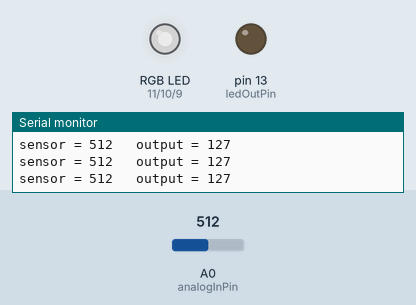
A sketch run on a simulated Arduino Uno, built with avr-gcc and run on an emulated ATmega328P. On the bench: an RGB LED mixed from three pins (HIGH = lit), output pins drawn as LEDs (lit = HIGH), the last lines printed to the serial monitor. The test bench sets the inputs (shaded band); at power-on: A0 (analogInPin) = 512. Dim RGB values are drawn brighter than linear.

Above: at 1.3 s.
1.4 s: A0 (analogInPin) set to 716
At 2.2 s:
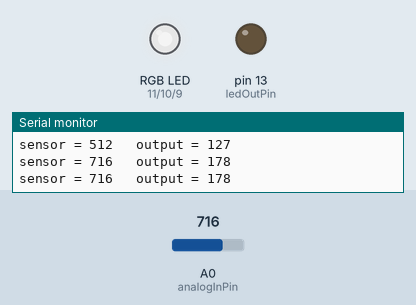
3.0 s: A0 (analogInPin) set to 900
At 3.4 s:
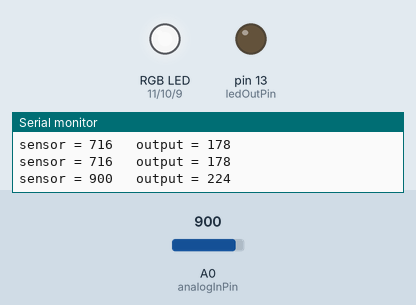
4.5 s: A0 (analogInPin) set to 1023
At 5.7 s:
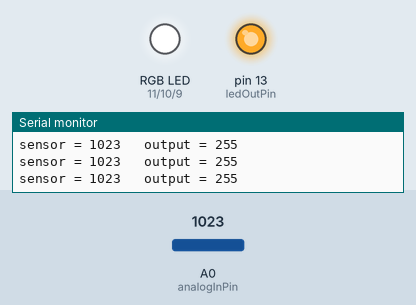
6.0 s: A0 (analogInPin) set to 122
At 7.0 s:
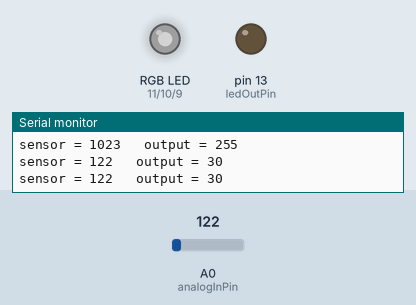
7.5 s: A0 (analogInPin) set to 0
At 8.2 s:
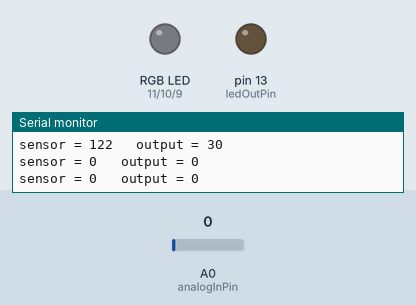
9.0 s: A0 (analogInPin) set to 511
At 9.4 s:
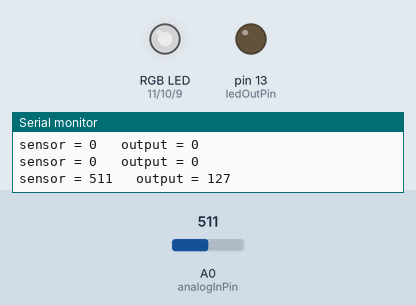
Timing chart, 0 to 11.5 s (numbered marks = the images above; inputs shaded):
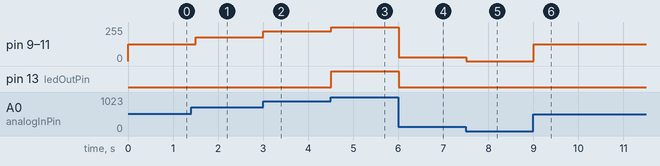

The sketch:

tutorial_lightSensor.ino
```cpp
const int analogInPin = A0;
const int ledOutPin = 13;

const int redPin = 11;
const int greenPin = 10;
const int bluePin = 9;

int sensorValue = 0;
int outputValue = 0;

void setup() {
  pinMode(ledOutPin, OUTPUT);
  pinMode(redPin, OUTPUT);
  pinMode(greenPin, OUTPUT);
  pinMode(bluePin, OUTPUT);
  Serial.begin(9600);
}

void loop() {
  sensorValue = analogRead(analogInPin);
  outputValue = map(sensorValue, 0, 1023, 0, 255);
  //analogWrite(ledOutPin, outputValue);

  Serial.print("sensor = ");
  Serial.print(sensorValue);
  Serial.print("\t output = ");
  Serial.println(outputValue);


 setColor(outputValue, outputValue, outputValue);

  if (sensorValue > 900) {
    digitalWrite(ledOutPin, HIGH);

  } else {
    digitalWrite(ledOutPin, LOW);
  }

  delay(500);


}

void setColor(int red, int green, int blue)
{
  analogWrite(redPin, red);
  analogWrite(greenPin, green);
  analogWrite(bluePin, blue);
}
```

Measured:
- after the input at 1.4 s, pin 9 (bluePin), pin 10 (greenPin), pin 11 (redPin): 127/255 → 178/255 after 0.10 s
- after the input at 3.0 s, pin 9 (bluePin), pin 10 (greenPin), pin 11 (redPin): 178/255 → 224/255 at once
- after the input at 4.5 s, pin 9 (bluePin), pin 10 (greenPin), pin 11 (redPin): 224/255 → 255/255 at once; pin 13 (ledOutPin): LOW → HIGH at once
- after the input at 6.0 s, pin 9 (bluePin), pin 10 (greenPin), pin 11 (redPin): 255/255 → 30/255 at once; pin 13 (ledOutPin): HIGH → LOW at once
- after the input at 7.5 s, pin 9 (bluePin), pin 10 (greenPin), pin 11 (redPin): 30/255 → 0/255 at once
- after the input at 9.0 s, pin 9 (bluePin), pin 10 (greenPin), pin 11 (redPin): 0/255 → 127/255 at once
